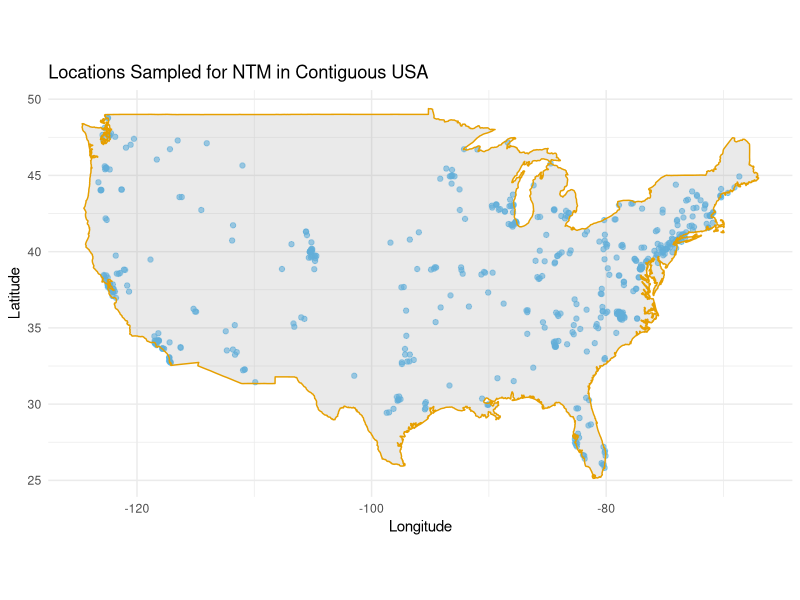
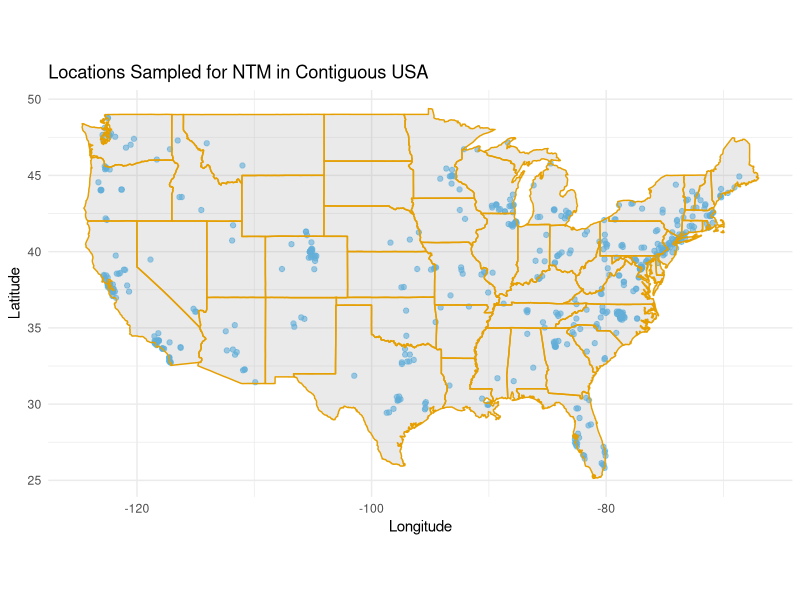
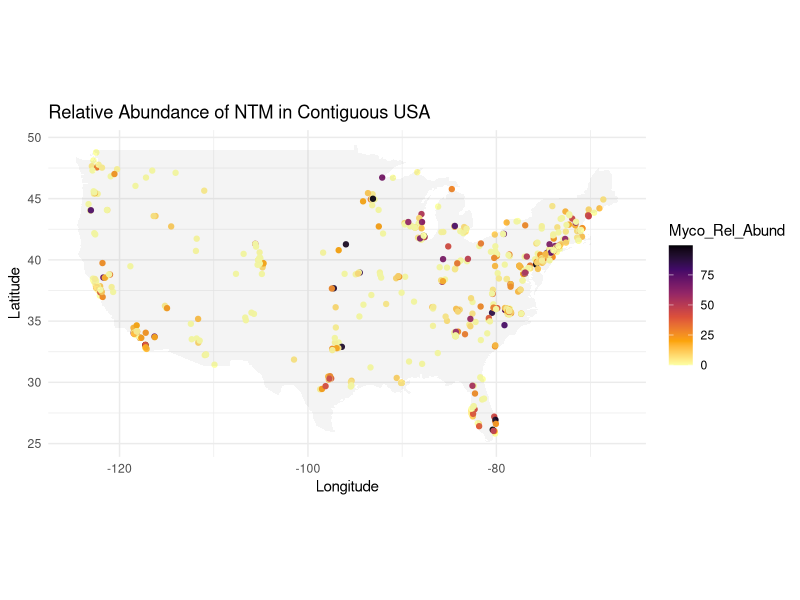
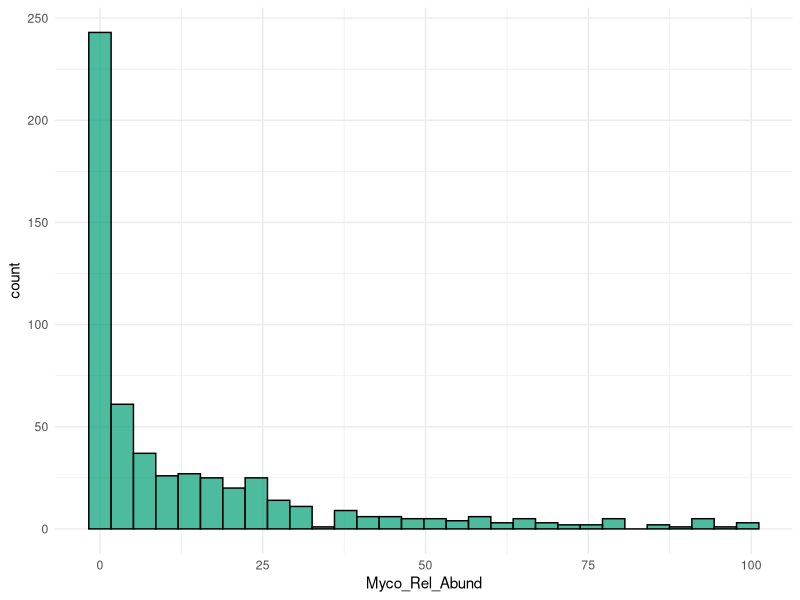
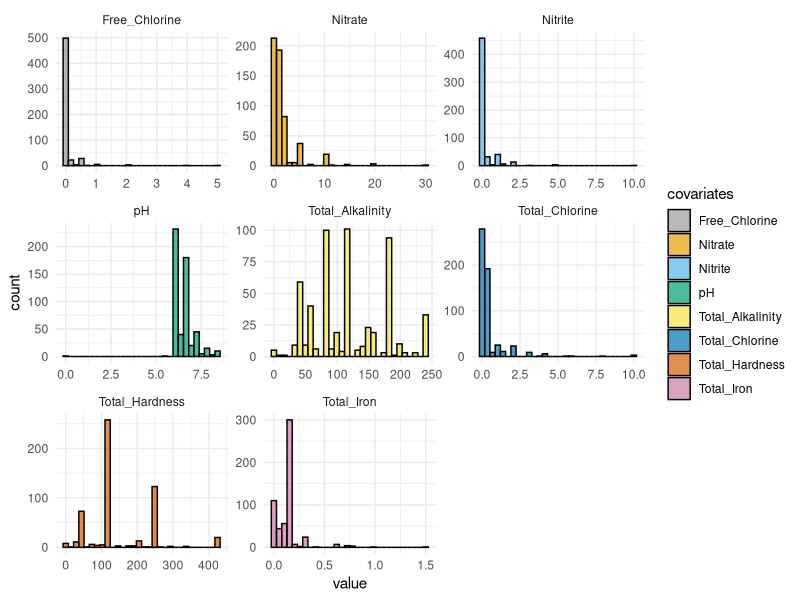
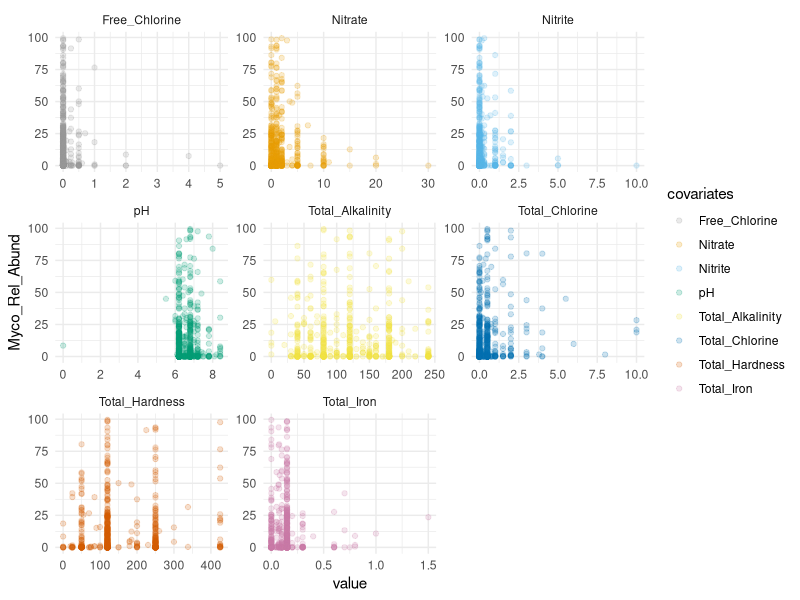
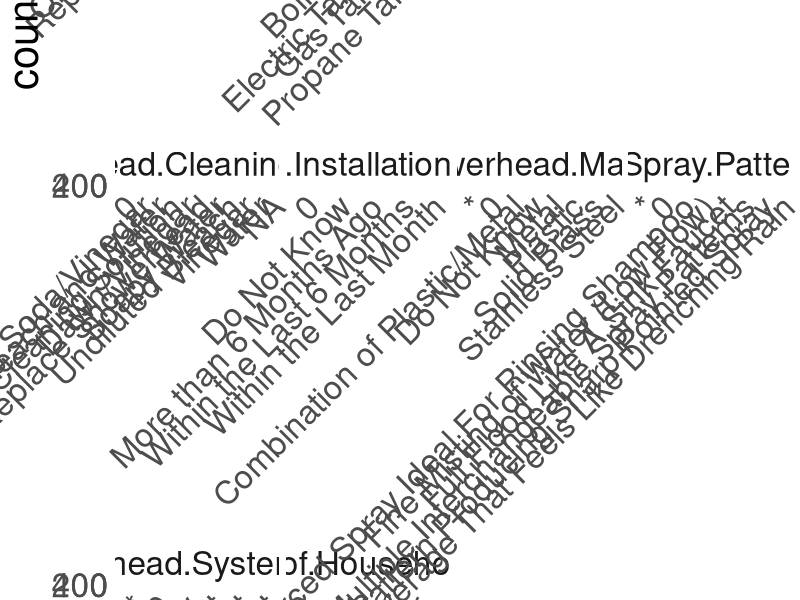
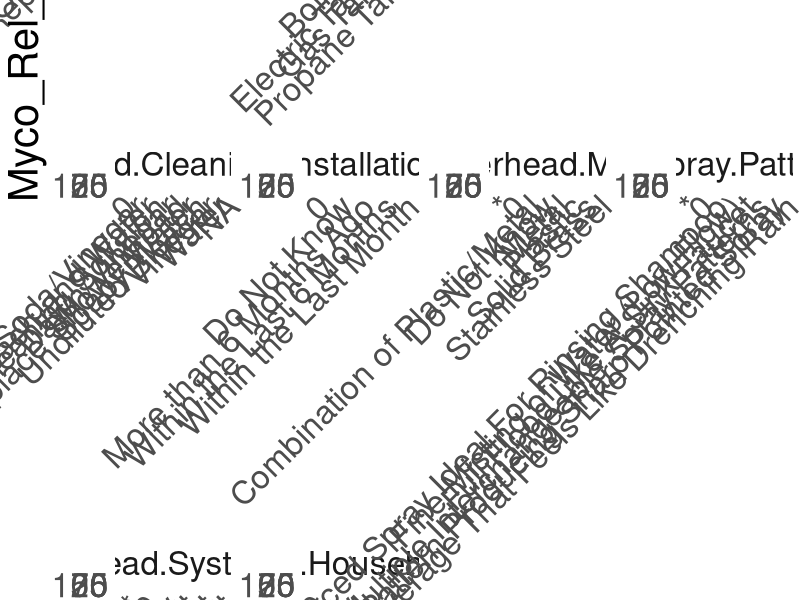

The R script that drew these images, in order:
## ---- chunk 1
ntm_relab <- read.delim("Gebert_SMP_Mapping_Plates1_7_COMPLETE_16S_FINAL_August2017_SampleEdit (1).txt", stringsAsFactors=FALSE)

ntm_relab$Latitude <- as.numeric(ntm_relab$Latitude)
ntm_relab$Longitude <- as.numeric(ntm_relab$Longitude)
ntm_relab$pH <- as.numeric(ntm_relab$pH)
ntm_relab$Total_Alkalinity <- as.numeric(ntm_relab$Total_Alkalinity)
ntm_relab$Total_Hardness <- as.numeric(ntm_relab$Total_Hardness)
ntm_relab$Free_Chlorine <- as.numeric(ntm_relab$Free_Chlorine)
ntm_relab$Total_Chlorine <- as.numeric(ntm_relab$Total_Chlorine)
ntm_relab$Nitrite <- as.numeric(ntm_relab$Nitrite)
ntm_relab$Nitrate <- as.numeric(ntm_relab$Nitrate)
ntm_relab$Total_Iron <- as.numeric(ntm_relab$Total_Iron)


## ---- chunk 2

library(maps)
library(tidyverse)

cbPalette <- c("#999999", "#E69F00", "#56B4E9", "#009E73", "#F0E442", "#0072B2", "#D55E00", "#CC79A7")

usa <- map_data("usa")
states <- map_data("state")

ntm_contigusa <- ntm_relab%>%
  filter(Latitude> 24 & Latitude <50 & 
           Longitude > -130)

## USA Map

ggplot(data=ntm_contigusa, aes(Longitude, Latitude)) +
  geom_point(color=cbPalette[3], alpha=0.6) +
  geom_polygon(data = usa, aes(x=long, y = lat, group = group), 
               fill = cbPalette[1], color = cbPalette[2], alpha=0.2) + 
  coord_fixed(1.3) + theme_minimal() + 
  xlab("Longitude") +
  ylab("Latitude") + 
  ggtitle("Locations Sampled for NTM in Contiguous USA")


## USA Map with the State Outlines

ggplot(data=ntm_contigusa, aes(Longitude, Latitude)) +
  geom_point(color=cbPalette[3], alpha=0.6) +
  geom_polygon(data = states, aes(x=long, y = lat, group = group), 
               fill = cbPalette[1], color = cbPalette[2], alpha=0.2) + 
  coord_fixed(1.3) + theme_minimal() + 
  xlab("Longitude") +
  ylab("Latitude") + 
  ggtitle("Locations Sampled for NTM in Contiguous USA")


## USA Map with relative abundance

ggplot(data=ntm_contigusa, aes(Longitude, Latitude)) +
  geom_point(aes(color=Myco_Rel_Abund), alpha=1) +
  scale_color_viridis_c(option="inferno", direction = -1) + 
  geom_polygon(data = usa, aes(x=long, y = lat, group = group), 
               fill = cbPalette[1], alpha=0.1) + 
  coord_fixed(1.3) + theme_minimal() + 
  xlab("Longitude") +
  ylab("Latitude") + 
  ggtitle("Relative Abundance of NTM in Contiguous USA") 



## ---- chunk 3

## values go between 0 and 100 

ntm_contigusa%>%
  ggplot(aes(Myco_Rel_Abund)) + 
  geom_histogram(fill=cbPalette[4], alpha=0.7, color="black") +
  theme_minimal()

## ---- chunk 4

# Visualizing the covariates in the data set

ntm_cusa_long <- ntm_contigusa%>%
  gather(covariates, value, -Myco_Rel_Abund, -Latitude, -Longitude, -X.SampleID, -Seq_Run, 
         -Source.of.Household.Water, -Showerhead.Installation.Time.Frame,
         -Frequency.of.Household.Shower.Usage, -Frequency.of.Showerhead.Cleaning, 
         -Showerhead.Cleaning.Solution, -Showerhead.Material, -Interior.Showerhead.Finish, 
         -Showerhead.System.Setup, -Does.the.Showerhead.Have.a.Filter., 
         -Showerhead.Spray.Pattern.Description, -How.is.Water.Heated, -Age.of.Hot.Water.Heater,
         -Hot.Water.Heater.Flush.Frequency, -Description)
   
ntm_cusa_long%>%
  ggplot(aes(value)) + 
  geom_histogram(aes(fill=covariates), color="black", alpha = 0.7) + 
  facet_wrap(~covariates, scales="free") +
  theme_minimal() +
  scale_fill_manual(values=cbPalette)
  

ntm_cusa_long%>%
  ggplot(aes(value, Myco_Rel_Abund)) + 
  geom_point(aes(color=covariates), alpha = 0.2) + 
  facet_wrap(~covariates, scales="free") +
  theme_minimal() + 
  scale_colour_manual(values=cbPalette)


## ---- chunk 5
ntm_cusa_long_categ <- ntm_contigusa%>%
  gather(categorical_covariates, value, -Myco_Rel_Abund, -Latitude, -Longitude, -X.SampleID, -Seq_Run, 
         -pH, -Total_Alkalinity, -Total_Hardness, -Free_Chlorine, -Total_Chlorine, -Nitrite, -Nitrate, 
         -Total_Iron)


ntm_cusa_long_categ%>%
  ggplot(aes(value)) + 
  geom_bar(color="black", alpha = 0.7) + 
  facet_wrap(~categorical_covariates, scales="free_x") +
  theme_minimal() +
  theme(axis.text.x = element_text(angle = 45, hjust = 1), 
        text=element_text(size=30)) 


ntm_cusa_long_categ%>%
  ggplot(aes(value, Myco_Rel_Abund)) + 
  geom_point(alpha = 0.2) + 
  facet_wrap(~categorical_covariates, scales="free") +
  theme_minimal()  + 
  theme(axis.text.x = element_text(angle = 45, hjust = 1), 
        text=element_text(size=30))
